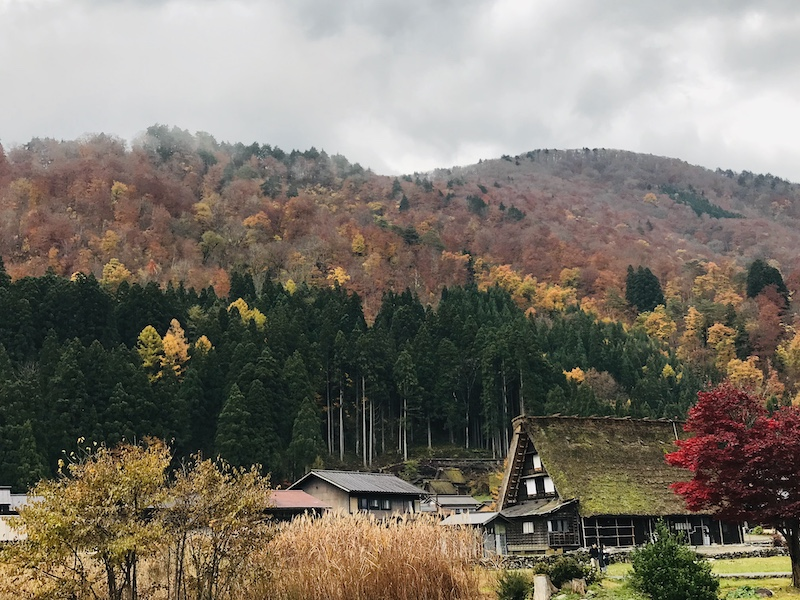
#> input picture demo.jpeg, 800 x 600 px
$ python 19.py
#> lines starting #> are read from the running program, lines starting #| are printed output that depends on the picture
import cv2

face_cascade = cv2.CascadeClassifier('/home/wintermute/opencv/data/haarcascades/haarcascade_frontalface_alt2.xml')

image = cv2.imread('demo.jpeg')
#> image is the input picture: shape (600, 800, 3); mean B, G, R 106.9, 118, 124.5
gray = cv2.cvtColor(image, cv2.COLOR_BGR2GRAY)
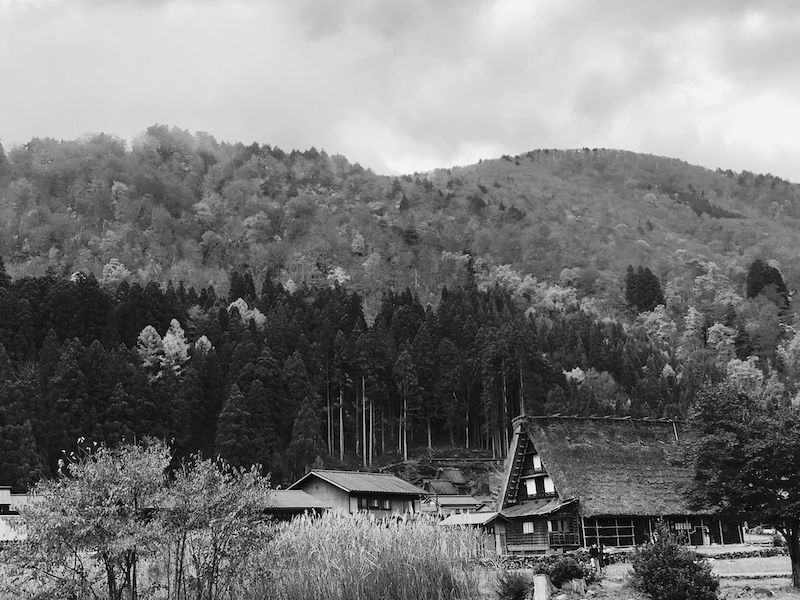
#> gray: shape (600, 800); min 0, max 254, mean 118.7

faces = face_cascade.detectMultiScale(gray, 1.05, 20)
#> faces = ()

for (x, y, w, h) in faces:
    cv2.rectangle(image, (x, y), (x + w, y + h), (0, 255, 0), 3)
#> this loop made 0 passes

cv2.namedWindow('video', cv2.WINDOW_NORMAL)
cv2.imshow('video', image)
cv2.waitKey(0)
cv2.destroyAllWindows()
